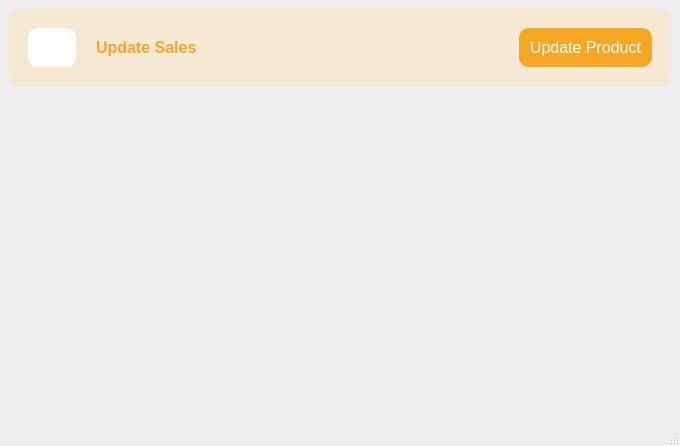
<?xml version="1.0" encoding="UTF-8"?>
<ui version="4.0">
 <class>UpdateSales</class>
 <widget class="QMainWindow" name="UpdateSales">
  <property name="geometry">
   <rect>
    <x>0</x>
    <y>0</y>
    <width>680</width>
    <height>446</height>
   </rect>
  </property>
  <property name="windowTitle">
   <string>Update Sales</string>
  </property>
  <property name="windowIcon">
   <iconset>
    <normalon>:/resources/dashboard-icons/product-update.svg</normalon>
   </iconset>
  </property>
  <widget class="QWidget" name="centralwidget">
   <layout class="QHBoxLayout" name="horizontalLayout_2">
    <item>
     <layout class="QVBoxLayout" name="verticalLayout">
      <item>
       <widget class="QFrame" name="gridFrame">
        <property name="sizePolicy">
         <sizepolicy hsizetype="Preferred" vsizetype="Fixed">
          <horstretch>0</horstretch>
          <verstretch>0</verstretch>
         </sizepolicy>
        </property>
        <property name="maximumSize">
         <size>
          <width>16777215</width>
          <height>16777215</height>
         </size>
        </property>
        <property name="styleSheet">
         <string notr="true">background-color: rgb(246, 233, 211);
padding:10px;
border-radius:10px;</string>
        </property>
        <layout class="QHBoxLayout" name="horizontalLayout">
         <item>
          <widget class="QLabel" name="label_2">
           <property name="sizePolicy">
            <sizepolicy hsizetype="Preferred" vsizetype="Fixed">
             <horstretch>0</horstretch>
             <verstretch>0</verstretch>
            </sizepolicy>
           </property>
           <property name="maximumSize">
            <size>
             <width>48</width>
             <height>48</height>
            </size>
           </property>
           <property name="styleSheet">
            <string notr="true">background-color: rgb(255, 255, 255);</string>
           </property>
           <property name="text">
            <string/>
           </property>
           <property name="pixmap">
            <pixmap resource="resources.qrc">:/resources/dashboard-icons/product-update.svg</pixmap>
           </property>
           <property name="scaledContents">
            <bool>true</bool>
           </property>
          </widget>
         </item>
         <item>
          <widget class="QLabel" name="label">
           <property name="sizePolicy">
            <sizepolicy hsizetype="Preferred" vsizetype="Fixed">
             <horstretch>0</horstretch>
             <verstretch>0</verstretch>
            </sizepolicy>
           </property>
           <property name="font">
            <font>
             <pointsize>12</pointsize>
             <bold>true</bold>
            </font>
           </property>
           <property name="styleSheet">
            <string notr="true">color: #F5A623;</string>
           </property>
           <property name="text">
            <string>Update Sales</string>
           </property>
          </widget>
         </item>
         <item>
          <widget class="QPushButton" name="Update_btn">
           <property name="sizePolicy">
            <sizepolicy hsizetype="Fixed" vsizetype="Fixed">
             <horstretch>0</horstretch>
             <verstretch>0</verstretch>
            </sizepolicy>
           </property>
           <property name="maximumSize">
            <size>
             <width>16777215</width>
             <height>40</height>
            </size>
           </property>
           <property name="font">
            <font>
             <pointsize>12</pointsize>
            </font>
           </property>
           <property name="styleSheet">
            <string notr="true">QPushButton{
background-color: #F5A623;
color: rgb(255, 255, 255);
border:none;
padding: 10px;
border-radius: 10px;
}
QPushButton:hover{
background-color: rgb(159, 107, 22);
}</string>
           </property>
           <property name="text">
            <string>Update Product</string>
           </property>
          </widget>
         </item>
        </layout>
       </widget>
      </item>
      <item>
       <widget class="QFrame" name="frame">
        <property name="styleSheet">
         <string notr="true">QTableView {
    border: 1px solid #d3d3d3;  /* Border around the entire table */
    selection-background-color: #a1c4fd;  /* Background color for selected cells */
    selection-color: white;  /* Text color for selected cells */
    alternate-background-color: #f2f2f2;  /* Background color for alternate rows */
    gridline-color: #cccccc;  /* Color of gridlines separating cells */
    background-color: #ffffff;  /* Background color of the table */
}

/* Styling for individual cells */
QTableView::item {
    padding: 2px;  /* Padding inside each cell */
	font-size:12px;
    color: black;  /* Default text color */
    background-color: white;  /* Default background color of cells */
}

/* Styling for selected cells */
QTableView::item:selected {
    background-color: #F5A623;  /* Background color for selected cells */
    color: white;  /* Text color for selected cells */
}

/* Row Styling (for alternate rows) */
QTableView::item:alternate {
    background-color: #f9f9f9;  /* Background color for alternate rows */
}

/* Styling for header cells */
QHeaderView::section {
    background-color: #2c3e50;  /* Header background color */
    color: white;  /* Header text color */
    padding: 5px;  /* Padding for header cells */
    font-weight: bold;  /* Bold font for header text */
    text-align: center;  /* Center-align header text */
}

/* Header horizontal lines */
QHeaderView::section:horizontal {
    border-right: 1px solid #d3d3d3;  /* Border between header cells */
}

/* For sorting indicators in the header */
QHeaderView::indicator:checked {
    background-color: #0078d4;  /* Sorting indicator background color */
}
</string>
        </property>
        <layout class="QHBoxLayout" name="table_horizontalLayout"/>
       </widget>
      </item>
     </layout>
    </item>
   </layout>
  </widget>
  <widget class="QMenuBar" name="menubar">
   <property name="geometry">
    <rect>
     <x>0</x>
     <y>0</y>
     <width>680</width>
     <height>21</height>
    </rect>
   </property>
  </widget>
  <widget class="QStatusBar" name="statusbar"/>
 </widget>
 <resources>
  <include location="resources.qrc"/>
 </resources>
 <connections/>
</ui>
